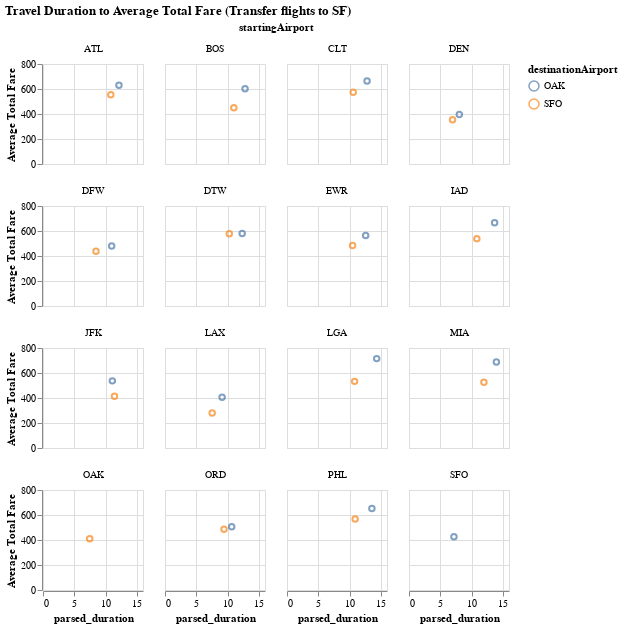

The code cell stored with this chart in its notebook:
### Code cell
alt.Chart(aggregated_transfer_sf_df).mark_point().encode(
    y=alt.Y('totalFare', title='Average Total Fare'),
    x='parsed_duration',
    color='destinationAirport',
    facet=alt.Facet('startingAirport:N', columns=4)
).properties(
    width=100,
    height=100,
    title='Travel Duration to Average Total Fare (Transfer flights to SF)'
)

### Figure 1 — Vega-Lite specification as saved in the notebook (floating-point values rounded to 4 significant figures)
{"config": {"view": {"continuousWidth": 400, "continuousHeight": 300}}, "data": {"name": "data-13dfbb3d844f986c88493d0acd9dcce3"}, "mark": "point", "encoding": {"color": {"field": "destinationAirport", "type": "nominal"}, "facet": {"columns": 4, "field": "startingAirport", "type": "nominal"}, "x": {"field": "parsed_duration", "type": "quantitative"}, "y": {"field": "totalFare", "title": "Average Total Fare", "type": "quantitative"}}, "height": 100, "title": "Travel Duration to Average Total Fare (Transfer flights to SF)", "width": 100, "$schema": "https://vega.github.io/schema/vega-lite/v4.17.0.json", "datasets": {"data-13dfbb3d844f986c88493d0acd9dcce3": [{"startingAirport": "ATL", "destinationAirport": "OAK", "totalFare": 630.8, "parsed_duration": 12.15}, {"startingAirport": "ATL", "destinationAirport": "SFO", "totalFare": 553.1, "parsed_duration": 10.85}, {"startingAirport": "BOS", "destinationAirport": "OAK", "totalFare": 601.6, "parsed_duration": 12.81}, {"startingAirport": "BOS", "destinationAirport": "SFO", "totalFare": 450.2, "parsed_duration": 11.01}, {"startingAirport": "CLT", "destinationAirport": "OAK", "totalFare": 664.9, "parsed_duration": 12.81}, {"startingAirport": "CLT", "destinationAirport": "SFO", "totalFare": 573.9, "parsed_duration": 10.59}, {"startingAirport": "DEN", "destinationAirport": "OAK", "totalFare": 395.8, "parsed_duration": 8.052}, {"startingAirport": "DEN", "destinationAirport": "SFO", "totalFare": 353.3, "parsed_duration": 6.967}, {"startingAirport": "DFW", "destinationAirport": "OAK", "totalFare": 480.5, "parsed_duration": 10.99}, {"startingAirport": "DFW", "destinationAirport": "SFO", "totalFare": 437.6, "parsed_duration": 8.477}, {"startingAirport": "DTW", "destinationAirport": "OAK", "totalFare": 579.7, "parsed_duration": 12.35}, {"startingAirport": "DTW", "destinationAirport": "SFO", "totalFare": 578.8, "parsed_duration": 10.28}, {"startingAirport": "EWR", "destinationAirport": "OAK", "totalFare": 564.9, "parsed_duration": 12.59}, {"startingAirport": "EWR", "destinationAirport": "SFO", "totalFare": 484.1, "parsed_duration": 10.49}, {"startingAirport": "IAD", "destinationAirport": "OAK", "totalFare": 665.3, "parsed_duration": 13.7}, {"startingAirport": "IAD", "destinationAirport": "SFO", "totalFare": 539.0, "parsed_duration": 10.85}, {"startingAirport": "JFK", "destinationAirport": "OAK", "totalFare": 537.0, "parsed_duration": 11.09}, {"startingAirport": "JFK", "destinationAirport": "SFO", "totalFare": 414.3, "parsed_duration": 11.44}, {"startingAirport": "LAX", "destinationAirport": "OAK", "totalFare": 406.7, "parsed_duration": 9.136}, {"startingAirport": "LAX", "destinationAirport": "SFO", "totalFare": 279.9, "parsed_duration": 7.548}, {"startingAirport": "LGA", "destinationAirport": "OAK", "totalFare": 715.0, "parsed_duration": 14.35}, {"startingAirport": "LGA", "destinationAirport": "SFO", "totalFare": 533.1, "parsed_duration": 10.82}, {"startingAirport": "MIA", "destinationAirport": "OAK", "totalFare": 687.2, "parsed_duration": 13.98}, {"startingAirport": "MIA", "destinationAirport": "SFO", "totalFare": 526.9, "parsed_duration": 11.99}, {"startingAirport": "OAK", "destinationAirport": "SFO", "totalFare": 410.5, "parsed_duration": 7.472}, {"startingAirport": "ORD", "destinationAirport": "OAK", "totalFare": 505.4, "parsed_duration": 10.67}, {"startingAirport": "ORD", "destinationAirport": "SFO", "totalFare": 485.9, "parsed_duration": 9.442}, {"startingAirport": "PHL", "destinationAirport": "OAK", "totalFare": 651.3, "parsed_duration": 13.58}, {"startingAirport": "PHL", "destinationAirport": "SFO", "totalFare": 568.9, "parsed_duration": 10.9}, {"startingAirport": "SFO", "destinationAirport": "OAK", "totalFare": 426.5, "parsed_duration": 7.191}]}}
